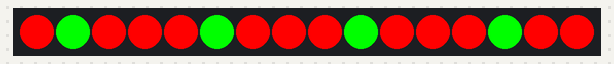
The sketch below on a simulated Arduino Uno, built with avr-gcc and run on an emulated ATmega328P. On the bench: 16 RGB LEDs in strip order, left to right. Dim RGB values are drawn brighter than linear; random numbers use the default seed unless the sketch sets one; what the sketch prints to the serial monitor is not drawn.

Above: at 0.1 s.
At 4.1 s:
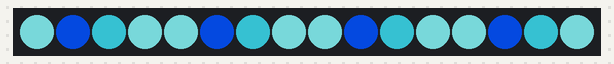
At 8.1 s:
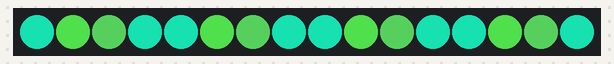
At 18.1 s:
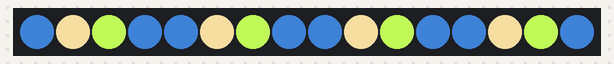
At 28.1 s:
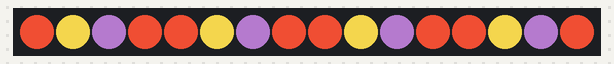
At 38.1 s:
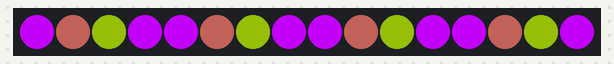

The sketch:

XRayCube.ino
```cpp
#include <Arduino.h>

// NeoPixelTest
// This example will cycle between showing four pixels as Red, Green, Blue, White
// and then showing those pixels as Black.
//
// Included but commented out are examples of configuring a NeoPixelBus for
// different color order including an extra white channel, different data speeds, and
// for Esp8266 different methods to send the data.
// NOTE: You will need to make sure to pick the one for your platform
//
//
// There is serial output of the current state so you can confirm and follow along
//

#include <NeoPixelBus.h>

const uint8_t PixelCount = 16; // this example assumes 4 pixels, making it smaller will cause a failure
const uint8_t PixelPin = 2;  // make sure to set this to the correct pin, ignored for Esp8266

uint8_t BlockCount = 4, BlockSize = 4;
uint8_t redValue = 0;
uint8_t greenValue = 0;
uint8_t blueValue = 0;
uint8_t circleLedIds[3] =  {0,2,3};
uint8_t dotId = 1;

RgbColor black(0,0,0);

RgbColor layout[4]{
  RgbColor(255,0,0),
  RgbColor(0,255,0),
  RgbColor(0,0,255),
  RgbColor(255,255,255),
};

#define colorSaturation 128

// three element pixels, in different order and speeds
NeoPixelBus<NeoGrbFeature, Neo800KbpsMethod> strip(PixelCount, PixelPin);
//NeoPixelBus<NeoRgbFeature, Neo400KbpsMethod> strip(PixelCount, PixelPin);

// For Esp8266, the Pin is omitted and it uses GPIO3 due to DMA hardware use.
// There are other Esp8266 alternative methods that provide more pin options, but also have
// other side effects.
//NeoPixelBus<NeoGrbFeature, Neo800KbpsMethod> strip(PixelCount);
//
// NeoEsp8266Uart800KbpsMethod uses GPI02 instead

// You can also use one of these for Esp8266,
// each having their own restrictions
//
// These two are the same as above as the DMA method is the default
// NOTE: These will ignore the PIN and use GPI03 pin
//NeoPixelBus<NeoGrbFeature, NeoEsp8266Dma800KbpsMethod> strip(PixelCount, PixelPin);
//NeoPixelBus<NeoRgbFeature, NeoEsp8266Dma400KbpsMethod> strip(PixelCount, PixelPin);

// Uart method is good for the Esp-01 or other pin restricted modules
// NOTE: These will ignore the PIN and use GPI02 pin
//NeoPixelBus<NeoGrbFeature, NeoEsp8266Uart800KbpsMethod> strip(PixelCount, PixelPin);
//NeoPixelBus<NeoRgbFeature, NeoEsp8266Uart400KbpsMethod> strip(PixelCount, PixelPin);

// The bitbang method is really only good if you are not using WiFi features of the ESP
// It works with all but pin 16
//NeoPixelBus<NeoGrbFeature, NeoEsp8266BitBang800KbpsMethod> strip(PixelCount, PixelPin);
//NeoPixelBus<NeoRgbFeature, NeoEsp8266BitBang400KbpsMethod> strip(PixelCount, PixelPin);

// four element pixels, RGBW
//NeoPixelBus<NeoRgbwFeature, Neo800KbpsMethod> strip(PixelCount, PixelPin);

RgbColor * colors = new RgbColor[PixelCount];

void setup()
{
    Serial.begin(115200);
    while (!Serial); // wait for serial attach

    Serial.println();
    Serial.println("Initializing...");
    Serial.flush();

    // this resets all the neopixels to an off state
    strip.Begin();
    strip.Show();


    Serial.println();
    Serial.println("Running...");
}


void loop()
{

    setCircleColor(&layout[0]);
    setCircleDotColor(&layout[1]);
    applyNewPixels();

    delay(2000);

    for (size_t i = 0; i <= sizeof(layout)/sizeof(layout[0]); i++) {
      layout[i] = RgbColor(random(0,255),random(0,255),random(0,255));
    }

    setColorsSimilarEachSide(layout);
    applyNewPixels();
}

void applyNewPixels() {
  for (size_t i = 0; i <= 16; i++) {
    strip.SetPixelColor(i, colors[i]);
    String a = "";
  }
  strip.Show();
}

void funnyRandomStuff() {

}

void setColorsSimilarEachSide(RgbColor* layout) {
  for (int i = 1; i <= 15; i+=BlockSize) {
    for (int j = 1; j <= BlockCount; j++) {
      colors[i+j-2] = layout[i*j/i-1];
    }
  }
}

void setCircleColor(RgbColor* color) {
  for (size_t i = 1; i < BlockCount*BlockSize; i+=BlockSize) {
    for (size_t j = 0; j < sizeof(circleLedIds)/sizeof(circleLedIds[0]); j++) {
      colors[i+circleLedIds[j]-1] = *color;
    }
  }
}

void setCircleDotColor(RgbColor* dotColor) {
  for (size_t i = 1; i < BlockCount*BlockSize; i+=BlockSize) {
    for (size_t j = 0; j < BlockCount; j+=BlockSize) {
      colors[i+dotId-1] = *dotColor;
    }
  }
}

void setSymbolColor(RgbColor* color) {
  setCircleDotColor(color);
  setCircleColor(color);
}
```

Measured:
- what the display in image 1 shows lasts 2.0 s, from 4.0 s to 6.0 s
